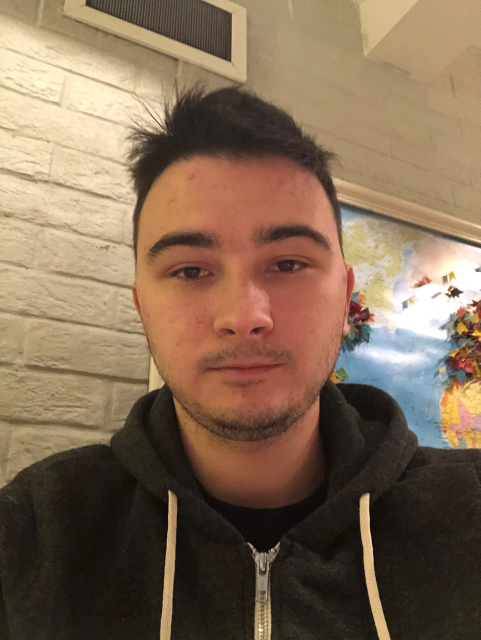
#> input picture backend/Data/vlad_photo.jpeg, 961 x 1280 px (shown at 1/2 size)
$ jupyter execute --allow-errors ilya_gif_insertion.ipynb   (shell and % lines are left out)   (older library calls are emulated)
#> lines starting #> are read from the running program, lines starting #| are printed output that depends on the picture
[cell 1]
import os
import cv2
import glob
import numpy as np
import imageio
import json
from PIL import Image
from pygifsicle import optimize
import matplotlib.pyplot as plt

#> (the rest of this cell did not finish here and is left out)

[cell 2]
STATIC_IMAGE_PATH = './Data/vlad_photo.jpeg'
my_image = cv2.imread(STATIC_IMAGE_PATH)[...,::-1]
my_match_info = {
  "away_score": 0,
  "away_team_id": "zenit",
  "away_team_logo": "https://statistics-stat-logos.trbna.com/europe_league/2018-19/zenit.png",
  "away_team_name": "Зенит",
  "home_score": 1,
  "home_team_id": "fc_lokomotiv_moscow",
  "home_team_logo": "https://statistics-stat-logos.trbna.com/champions_league/2018-19/lokomotiv.png",
  "home_team_name": "Локомотив",
  "match_current_time": 90,
  "match_id": 1,
  "match_start_time": 1562950800,
  "venue_capacity": 28800,
  "venue_id": "rzd_arena",
  "venue_lat": 55.65900500000001,
  "venue_lon": 37.560815999999996,
  "venue_name": "РЖД Арена"
}

[cell 3]
# [41 lines left out: functions alpha_blend, overlay_image, dump_video, not called in this run]

def generate_gifs(image, match_info):
    GIF_FOLDERS = ['woman_red_card', 'goal', '1_0', 'noooo', 'win']#, 'lost']
    SCALE_FACTORS = {'woman_red_card': (2, 2), 'goal': (1, 1), '1_0': (5, 5),
                     'noooo': (2, 2), 'win': (2, 2)}#, 'lost': (2, 2)}
    COORDS = {'woman_red_card': (0.6, 0.8), 'goal': (0, 0.3), '1_0': (0.1, 0.85),
              'noooo': (0, 0.8), 'win': (0,0.75)}#, 'lost': (0,0.7)}
    NUM_FRAMES = {'woman_red_card': 45, 'goal': 24, '1_0': 10,
                  'noooo': 8, 'win': 2}#, 'lost': 2}
    DURATION = {'woman_red_card': 50, 'goal': 100, '1_0': 150,
                'noooo': 100, 'win': 100}#, 'lost': 100}

    static_image = cv2.resize(image, dsize=(480, 640))
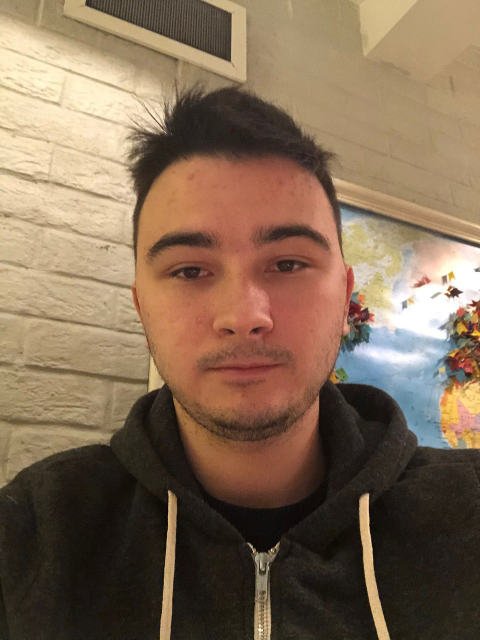
#> static_image: shape (640, 480, 3); mean R, G, B 130.1, 107.1, 85.1

    for i, gif_name in enumerate(GIF_FOLDERS):
        if gif_name == 'win' or gif_name == 'noooo':
            versus_sticker = create_sticker_with_info(match_info=match_info)
            versus_img = versus_sticker[:,:,:3]
            versus_img_mask = versus_sticker[:,:,3]
            static_image = overlay_image(
                bg=static_image,
                fg=versus_img,
                fgMask=versus_img_mask,
                coords=(
                    static_image.shape[1]//4,
                    20
                )
            )
        gif = []
        for img_name in sorted(glob.glob(f'./Data/{gif_name}/frame_*.gif')):
            curr_frame = imageio.mimread(img_name)[0]
            gif.append(
                cv2.resize(
                    curr_frame,
                    dsize=(
                        curr_frame.shape[1]//SCALE_FACTORS[gif_name][0],
                        curr_frame.shape[0]//SCALE_FACTORS[gif_name][1])
                )
            )
        gif_array = []
        for idx, gif_frame in enumerate(gif):
            gif_img = gif_frame[:,:,:3]
            gif_img_mask = gif_frame[:,:,3]
            overlayed_img = overlay_image(
                bg=static_image,
                fg=gif_img,
                fgMask=gif_img_mask,
                coords=(
                    int(static_image.shape[1]*COORDS[gif_name][0]),
                    int(static_image.shape[1]*COORDS[gif_name][1])
                )
            )
            gif_array.append(Image.fromarray(overlayed_img))
#> after the loop, gif_array = []
#         out_gif_name = './static/gifs/'+STATIC_IMAGE_PATH.split('/')[-1].split('.')[0]+'_'+gif_name+'.gif'
        # GIF version
        gif_array[0].save(
            f'./static/gifs/{i}.gif',
            save_all=True,
            append_images=gif_array[:NUM_FRAMES[gif_name]],
            duration=DURATION[gif_name],
            loop=0
        )
        optimize(f'./static/gifs/{i}.gif')
        # VIDEO version
        dump_video(
            filename=f'./static/gifs/{i}.mp4',
            clip=gif_array
        )

#> (a cell that did not finish here is left out)

### Put text:

[cell 5]
STATIC_IMAGE_PATH = './Data/vlad_photo.jpeg'
my_image = cv2.imread(STATIC_IMAGE_PATH)[...,::-1]

[cell 6]
# [7 lines of commented-out code are left out]

[cell 7]
from PIL import ImageFont, Image, ImageDraw

fontpath = "./Data/Grey Sans Bold.ttf"
font = ImageFont.truetype(fontpath, 100)
img_pil = Image.fromarray(my_image)
draw = ImageDraw.Draw(img_pil)
b,g,r,a = 0,255,0,0
draw.text((50, 100),  "Congratulations!", font=font, fill=(b,g,r,a))
plt.imshow(img_pil)
plt.show()
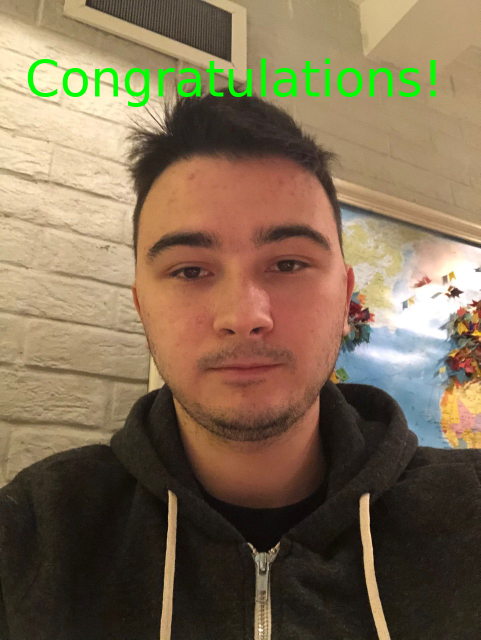
#> shown: shape (1280, 961, 3) (shown at 1/2 size); mean R, G, B 127.6, 108.5, 83.3
